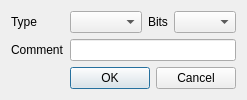
<?xml version="1.0" encoding="UTF-8"?>
<ui version="4.0">
 <class>OpenSSHKeyGenDialog</class>
 <widget class="QDialog" name="OpenSSHKeyGenDialog">
  <property name="geometry">
   <rect>
    <x>0</x>
    <y>0</y>
    <width>200</width>
    <height>100</height>
   </rect>
  </property>
  <property name="sizePolicy">
   <sizepolicy hsizetype="Minimum" vsizetype="Minimum">
    <horstretch>0</horstretch>
    <verstretch>0</verstretch>
   </sizepolicy>
  </property>
  <property name="windowTitle">
   <string>SSH Key Generator</string>
  </property>
  <property name="modal">
   <bool>true</bool>
  </property>
  <layout class="QGridLayout" name="gridLayout">
   <item row="0" column="1">
    <widget class="VaultComboBox" name="typeComboBox">
     <property name="sizePolicy">
      <sizepolicy hsizetype="Maximum" vsizetype="Fixed">
       <horstretch>0</horstretch>
       <verstretch>0</verstretch>
      </sizepolicy>
     </property>
     <property name="sizeAdjustPolicy">
      <enum>QComboBox::AdjustToContents</enum>
     </property>
    </widget>
   </item>
   <item row="0" column="0">
    <widget class="QLabel" name="typeLabel">
     <property name="sizePolicy">
      <sizepolicy hsizetype="Minimum" vsizetype="Preferred">
       <horstretch>0</horstretch>
       <verstretch>0</verstretch>
      </sizepolicy>
     </property>
     <property name="text">
      <string>Type</string>
     </property>
    </widget>
   </item>
   <item row="0" column="2">
    <widget class="QLabel" name="bitsLabel">
     <property name="sizePolicy">
      <sizepolicy hsizetype="Minimum" vsizetype="Minimum">
       <horstretch>0</horstretch>
       <verstretch>0</verstretch>
      </sizepolicy>
     </property>
     <property name="text">
      <string>Bits</string>
     </property>
    </widget>
   </item>
   <item row="1" column="0">
    <widget class="QLabel" name="commentLabel">
     <property name="text">
      <string>Comment</string>
     </property>
    </widget>
   </item>
   <item row="0" column="3">
    <widget class="VaultComboBox" name="bitsComboBox">
     <property name="sizePolicy">
      <sizepolicy hsizetype="Maximum" vsizetype="Fixed">
       <horstretch>0</horstretch>
       <verstretch>0</verstretch>
      </sizepolicy>
     </property>
     <property name="sizeAdjustPolicy">
      <enum>QComboBox::AdjustToContents</enum>
     </property>
     <property name="minimumContentsLength">
      <number>4</number>
     </property>
    </widget>
   </item>
   <item row="1" column="1" colspan="3">
    <widget class="QLineEdit" name="commentLineEdit"/>
   </item>
   <item row="2" column="0" colspan="4">
    <widget class="QDialogButtonBox" name="buttonBox">
     <property name="orientation">
      <enum>Qt::Horizontal</enum>
     </property>
     <property name="standardButtons">
      <set>QDialogButtonBox::Cancel|QDialogButtonBox::Ok</set>
     </property>
    </widget>
   </item>
  </layout>
 </widget>
 <customwidgets>
  <customwidget>
   <class>VaultComboBox</class>
   <extends>QComboBox</extends>
   <header>gui/vault/VaultControls.h</header>
  </customwidget>
 </customwidgets>
 <resources/>
 <connections>
  <connection>
   <sender>buttonBox</sender>
   <signal>accepted()</signal>
   <receiver>OpenSSHKeyGenDialog</receiver>
   <slot>accept()</slot>
   <hints>
    <hint type="sourcelabel">
     <x>248</x>
     <y>254</y>
    </hint>
    <hint type="destinationlabel">
     <x>157</x>
     <y>274</y>
    </hint>
   </hints>
  </connection>
  <connection>
   <sender>buttonBox</sender>
   <signal>rejected()</signal>
   <receiver>OpenSSHKeyGenDialog</receiver>
   <slot>reject()</slot>
   <hints>
    <hint type="sourcelabel">
     <x>316</x>
     <y>260</y>
    </hint>
    <hint type="destinationlabel">
     <x>286</x>
     <y>274</y>
    </hint>
   </hints>
  </connection>
 </connections>
</ui>
